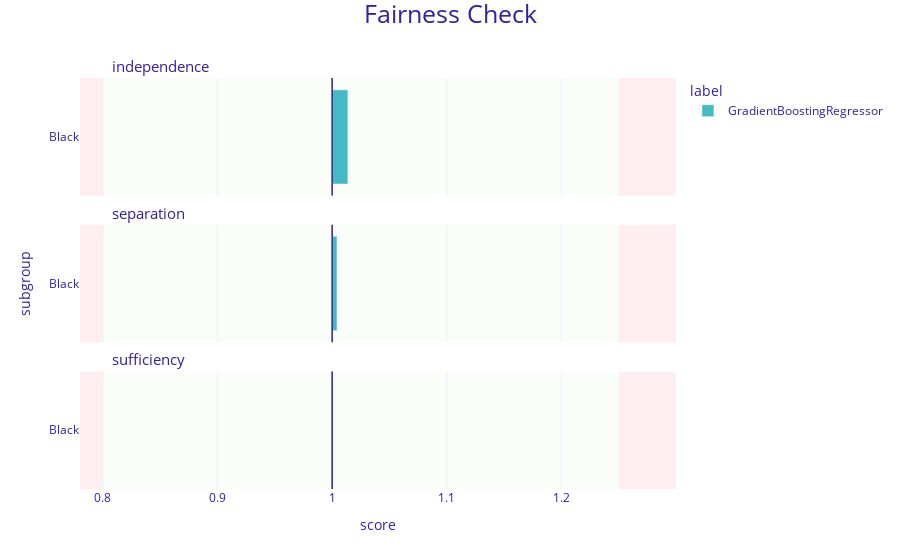
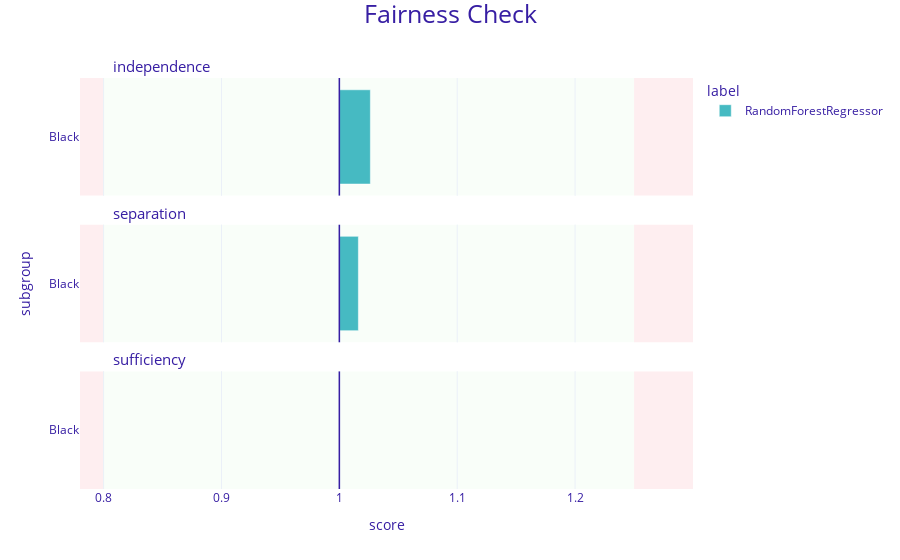
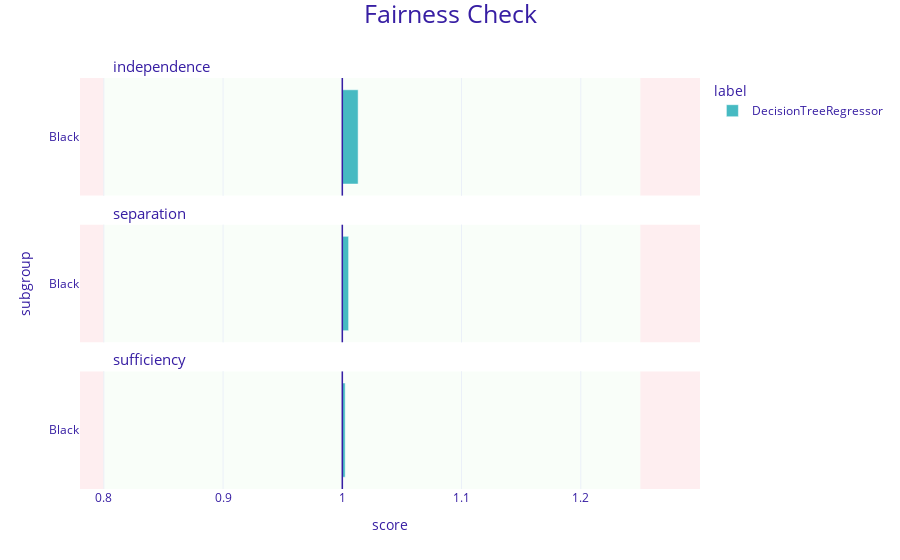

Notebook source saved alongside these figures, in order:
### Code cell
fobject1.plot(fobject2.plot(),fobject3.plot(),fobject4.plot())

### Figure 1 — Plotly figure (JSON) as saved in the notebook; plotly's stock layout.template omitted (floating-point values rounded to 4 significant figures)
{"data": [{"alignmentgroup": "True", "customdata": [["Black", 1.014, "GradientBoostingRegressor"]], "hovertemplate": "<b>%{customdata[2]}</b><br>Subgroup: %{customdata[0]}<br>Score: %{customdata[1]}<br><extra></extra>", "legendgroup": "GradientBoostingRegressor", "marker": {"color": "#46bac2", "pattern": {"shape": ""}}, "name": "GradientBoostingRegressor", "offsetgroup": "GradientBoostingRegressor", "orientation": "h", "showlegend": true, "textposition": "auto", "type": "bar", "x": [0.01372], "xaxis": "x3", "y": [0.5], "yaxis": "y3"}, {"alignmentgroup": "True", "customdata": [["Black", 1.004, "GradientBoostingRegressor"]], "hovertemplate": "<b>%{customdata[2]}</b><br>Subgroup: %{customdata[0]}<br>Score: %{customdata[1]}<br><extra></extra>", "legendgroup": "GradientBoostingRegressor", "marker": {"color": "#46bac2", "pattern": {"shape": ""}}, "name": "GradientBoostingRegressor", "offsetgroup": "GradientBoostingRegressor", "orientation": "h", "showlegend": false, "textposition": "auto", "type": "bar", "x": [0.004254], "xaxis": "x2", "y": [0.5], "yaxis": "y2"}, {"alignmentgroup": "True", "customdata": [["Black", 1.001, "GradientBoostingRegressor"]], "hovertemplate": "<b>%{customdata[2]}</b><br>Subgroup: %{customdata[0]}<br>Score: %{customdata[1]}<br><extra></extra>", "legendgroup": "GradientBoostingRegressor", "marker": {"color": "#46bac2", "pattern": {"shape": ""}}, "name": "GradientBoostingRegressor", "offsetgroup": "GradientBoostingRegressor", "orientation": "h", "showlegend": false, "textposition": "auto", "type": "bar", "x": [0.0007984], "xaxis": "x", "y": [0.5], "yaxis": "y"}], "layout": {"annotations": [{"font": {"size": 15}, "showarrow": false, "text": "sufficiency", "x": 0.05, "xanchor": "left", "xref": "paper", "y": 0.2867, "yanchor": "bottom", "yref": "paper"}, {"font": {"size": 15}, "showarrow": false, "text": "separation", "x": 0.05, "xanchor": "left", "xref": "paper", "y": 0.6433, "yanchor": "bottom", "yref": "paper"}, {"font": {"size": 15}, "showarrow": false, "text": "independence", "x": 0.05, "xanchor": "left", "xref": "paper", "y": 1.0, "yanchor": "bottom", "yref": "paper"}], "barmode": "group", "font": {"color": "#371ea3"}, "legend": {"title": {"text": "label"}, "tracegroupgap": 0}, "margin": {"b": 71, "r": 30, "t": 78}, "shapes": [{"fillcolor": "#f05a71", "layer": "below", "line": {"width": 0}, "opacity": 0.1, "type": "rect", "x0": 0.25, "x1": 0.3, "xref": "x", "y0": 0, "y1": 1, "yref": "y"}, {"fillcolor": "#f05a71", "layer": "below", "line": {"width": 0}, "opacity": 0.1, "type": "rect", "x0": -0.22, "x1": -0.2, "xref": "x", "y0": 0, "y1": 1, "yref": "y"}, {"fillcolor": "#c7f5bf", "layer": "below", "line": {"width": 0}, "opacity": 0.1, "type": "rect", "x0": -0.2, "x1": 0.25, "xref": "x", "y0": 0, "y1": 1, "yref": "y"}, {"line": {"color": "#371ea3", "width": 1.5}, "type": "line", "x0": 0, "x1": 0, "xref": "x", "y0": 0, "y1": 1, "yref": "y"}, {"fillcolor": "#f05a71", "layer": "below", "line": {"width": 0}, "opacity": 0.1, "type": "rect", "x0": 0.25, "x1": 0.3, "xref": "x", "y0": 0, "y1": 1, "yref": "y2"}, {"fillcolor": "#f05a71", "layer": "below", "line": {"width": 0}, "opacity": 0.1, "type": "rect", "x0": -0.22, "x1": -0.2, "xref": "x", "y0": 0, "y1": 1, "yref": "y2"}, {"fillcolor": "#c7f5bf", "layer": "below", "line": {"width": 0}, "opacity": 0.1, "type": "rect", "x0": -0.2, "x1": 0.25, "xref": "x", "y0": 0, "y1": 1, "yref": "y2"}, {"line": {"color": "#371ea3", "width": 1.5}, "type": "line", "x0": 0, "x1": 0, "xref": "x", "y0": 0, "y1": 1, "yref": "y2"}, {"fillcolor": "#f05a71", "layer": "below", "line": {"width": 0}, "opacity": 0.1, "type": "rect", "x0": 0.25, "x1": 0.3, "xref": "x", "y0": 0, "y1": 1, "yref": "y3"}, {"fillcolor": "#f05a71", "layer": "below", "line": {"width": 0}, "opacity": 0.1, "type": "rect", "x0": -0.22, "x1": -0.2, "xref": "x", "y0": 0, "y1": 1, "yref": "y3"}, {"fillcolor": "#c7f5bf", "layer": "below", "line": {"width": 0}, "opacity": 0.1, "type": "rect", "x0": -0.2, "x1": 0.25, "xref": "x", "y0": 0, "y1": 1, "yref": "y3"}, {"line": {"color": "#371ea3", "width": 1.5}, "type": "line", "x0": 0, "x1": 0, "xref": "x", "y0": 0, "y1": 1, "yref": "y3"}], "title": {"font": {"size": 25}, "text": "Fairness Check", "x": 0.5, "y": 0.99}, "xaxis": {"anchor": "y", "domain": [0, 1], "range": [-0.22, 0.3], "ticktext": [0.7, 0.8, 0.9, 1, 1.1, 1.2, 1], "tickvals": [-0.3, -0.2, -0.1, 0, 0.1, 0.2, 0], "title": {"text": "score"}}, "xaxis2": {"anchor": "y2", "domain": [0, 1], "matches": "x", "range": [-0.22, 0.3], "showticklabels": false, "ticktext": [0.7, 0.8, 0.9, 1, 1.1, 1.2, 1], "tickvals": [-0.3, -0.2, -0.1, 0, 0.1, 0.2, 0]}, "xaxis3": {"anchor": "y3", "domain": [0, 1], "matches": "x", "range": [-0.22, 0.3], "showticklabels": false, "ticktext": [0.7, 0.8, 0.9, 1, 1.1, 1.2, 1], "tickvals": [-0.3, -0.2, -0.1, 0, 0.1, 0.2, 0]}, "yaxis": {"anchor": "x", "domain": [0, 0.2867], "range": [0, 1], "showgrid": false, "ticktext": ["Black"], "tickvals": [0.5], "title": {"text": ""}, "zeroline": false}, "yaxis2": {"anchor": "x2", "domain": [0.3567, 0.6433], "matches": "y", "range": [0, 1], "showgrid": false, "ticktext": ["Black"], "tickvals": [0.5], "title": {"text": "subgroup"}, "zeroline": false}, "yaxis3": {"anchor": "x3", "domain": [0.7133, 1.0], "matches": "y", "range": [0, 1], "showgrid": false, "ticktext": ["Black"], "tickvals": [0.5], "title": {"text": ""}, "zeroline": false}}}

### Figure 2 — Plotly figure (JSON) as saved in the notebook; plotly's stock layout.template omitted (floating-point values rounded to 4 significant figures)
{"data": [{"alignmentgroup": "True", "customdata": [["Black", 1.026, "RandomForestRegressor"]], "hovertemplate": "<b>%{customdata[2]}</b><br>Subgroup: %{customdata[0]}<br>Score: %{customdata[1]}<br><extra></extra>", "legendgroup": "RandomForestRegressor", "marker": {"color": "#46bac2", "pattern": {"shape": ""}}, "name": "RandomForestRegressor", "offsetgroup": "RandomForestRegressor", "orientation": "h", "showlegend": true, "textposition": "auto", "type": "bar", "x": [0.0263], "xaxis": "x3", "y": [0.5], "yaxis": "y3"}, {"alignmentgroup": "True", "customdata": [["Black", 1.016, "RandomForestRegressor"]], "hovertemplate": "<b>%{customdata[2]}</b><br>Subgroup: %{customdata[0]}<br>Score: %{customdata[1]}<br><extra></extra>", "legendgroup": "RandomForestRegressor", "marker": {"color": "#46bac2", "pattern": {"shape": ""}}, "name": "RandomForestRegressor", "offsetgroup": "RandomForestRegressor", "orientation": "h", "showlegend": false, "textposition": "auto", "type": "bar", "x": [0.01613], "xaxis": "x2", "y": [0.5], "yaxis": "y2"}, {"alignmentgroup": "True", "customdata": [["Black", 1, "RandomForestRegressor"]], "hovertemplate": "<b>%{customdata[2]}</b><br>Subgroup: %{customdata[0]}<br>Score: %{customdata[1]}<br><extra></extra>", "legendgroup": "RandomForestRegressor", "marker": {"color": "#46bac2", "pattern": {"shape": ""}}, "name": "RandomForestRegressor", "offsetgroup": "RandomForestRegressor", "orientation": "h", "showlegend": false, "textposition": "auto", "type": "bar", "x": [0.0001167], "xaxis": "x", "y": [0.5], "yaxis": "y"}], "layout": {"annotations": [{"font": {"size": 15}, "showarrow": false, "text": "sufficiency", "x": 0.05, "xanchor": "left", "xref": "paper", "y": 0.2867, "yanchor": "bottom", "yref": "paper"}, {"font": {"size": 15}, "showarrow": false, "text": "separation", "x": 0.05, "xanchor": "left", "xref": "paper", "y": 0.6433, "yanchor": "bottom", "yref": "paper"}, {"font": {"size": 15}, "showarrow": false, "text": "independence", "x": 0.05, "xanchor": "left", "xref": "paper", "y": 1.0, "yanchor": "bottom", "yref": "paper"}], "barmode": "group", "font": {"color": "#371ea3"}, "legend": {"title": {"text": "label"}, "tracegroupgap": 0}, "margin": {"b": 71, "r": 30, "t": 78}, "shapes": [{"fillcolor": "#f05a71", "layer": "below", "line": {"width": 0}, "opacity": 0.1, "type": "rect", "x0": 0.25, "x1": 0.3, "xref": "x", "y0": 0, "y1": 1, "yref": "y"}, {"fillcolor": "#f05a71", "layer": "below", "line": {"width": 0}, "opacity": 0.1, "type": "rect", "x0": -0.22, "x1": -0.2, "xref": "x", "y0": 0, "y1": 1, "yref": "y"}, {"fillcolor": "#c7f5bf", "layer": "below", "line": {"width": 0}, "opacity": 0.1, "type": "rect", "x0": -0.2, "x1": 0.25, "xref": "x", "y0": 0, "y1": 1, "yref": "y"}, {"line": {"color": "#371ea3", "width": 1.5}, "type": "line", "x0": 0, "x1": 0, "xref": "x", "y0": 0, "y1": 1, "yref": "y"}, {"fillcolor": "#f05a71", "layer": "below", "line": {"width": 0}, "opacity": 0.1, "type": "rect", "x0": 0.25, "x1": 0.3, "xref": "x", "y0": 0, "y1": 1, "yref": "y2"}, {"fillcolor": "#f05a71", "layer": "below", "line": {"width": 0}, "opacity": 0.1, "type": "rect", "x0": -0.22, "x1": -0.2, "xref": "x", "y0": 0, "y1": 1, "yref": "y2"}, {"fillcolor": "#c7f5bf", "layer": "below", "line": {"width": 0}, "opacity": 0.1, "type": "rect", "x0": -0.2, "x1": 0.25, "xref": "x", "y0": 0, "y1": 1, "yref": "y2"}, {"line": {"color": "#371ea3", "width": 1.5}, "type": "line", "x0": 0, "x1": 0, "xref": "x", "y0": 0, "y1": 1, "yref": "y2"}, {"fillcolor": "#f05a71", "layer": "below", "line": {"width": 0}, "opacity": 0.1, "type": "rect", "x0": 0.25, "x1": 0.3, "xref": "x", "y0": 0, "y1": 1, "yref": "y3"}, {"fillcolor": "#f05a71", "layer": "below", "line": {"width": 0}, "opacity": 0.1, "type": "rect", "x0": -0.22, "x1": -0.2, "xref": "x", "y0": 0, "y1": 1, "yref": "y3"}, {"fillcolor": "#c7f5bf", "layer": "below", "line": {"width": 0}, "opacity": 0.1, "type": "rect", "x0": -0.2, "x1": 0.25, "xref": "x", "y0": 0, "y1": 1, "yref": "y3"}, {"line": {"color": "#371ea3", "width": 1.5}, "type": "line", "x0": 0, "x1": 0, "xref": "x", "y0": 0, "y1": 1, "yref": "y3"}], "title": {"font": {"size": 25}, "text": "Fairness Check", "x": 0.5, "y": 0.99}, "xaxis": {"anchor": "y", "domain": [0, 1], "range": [-0.22, 0.3], "ticktext": [0.7, 0.8, 0.9, 1, 1.1, 1.2, 1], "tickvals": [-0.3, -0.2, -0.1, 0, 0.1, 0.2, 0], "title": {"text": "score"}}, "xaxis2": {"anchor": "y2", "domain": [0, 1], "matches": "x", "range": [-0.22, 0.3], "showticklabels": false, "ticktext": [0.7, 0.8, 0.9, 1, 1.1, 1.2, 1], "tickvals": [-0.3, -0.2, -0.1, 0, 0.1, 0.2, 0]}, "xaxis3": {"anchor": "y3", "domain": [0, 1], "matches": "x", "range": [-0.22, 0.3], "showticklabels": false, "ticktext": [0.7, 0.8, 0.9, 1, 1.1, 1.2, 1], "tickvals": [-0.3, -0.2, -0.1, 0, 0.1, 0.2, 0]}, "yaxis": {"anchor": "x", "domain": [0, 0.2867], "range": [0, 1], "showgrid": false, "ticktext": ["Black"], "tickvals": [0.5], "title": {"text": ""}, "zeroline": false}, "yaxis2": {"anchor": "x2", "domain": [0.3567, 0.6433], "matches": "y", "range": [0, 1], "showgrid": false, "ticktext": ["Black"], "tickvals": [0.5], "title": {"text": "subgroup"}, "zeroline": false}, "yaxis3": {"anchor": "x3", "domain": [0.7133, 1.0], "matches": "y", "range": [0, 1], "showgrid": false, "ticktext": ["Black"], "tickvals": [0.5], "title": {"text": ""}, "zeroline": false}}}

### Figure 3 — Plotly figure (JSON) as saved in the notebook; plotly's stock layout.template omitted (floating-point values rounded to 4 significant figures)
{"data": [{"alignmentgroup": "True", "customdata": [["Black", 1.013, "DecisionTreeRegressor"]], "hovertemplate": "<b>%{customdata[2]}</b><br>Subgroup: %{customdata[0]}<br>Score: %{customdata[1]}<br><extra></extra>", "legendgroup": "DecisionTreeRegressor", "marker": {"color": "#46bac2", "pattern": {"shape": ""}}, "name": "DecisionTreeRegressor", "offsetgroup": "DecisionTreeRegressor", "orientation": "h", "showlegend": true, "textposition": "auto", "type": "bar", "x": [0.01327], "xaxis": "x3", "y": [0.5], "yaxis": "y3"}, {"alignmentgroup": "True", "customdata": [["Black", 1.005, "DecisionTreeRegressor"]], "hovertemplate": "<b>%{customdata[2]}</b><br>Subgroup: %{customdata[0]}<br>Score: %{customdata[1]}<br><extra></extra>", "legendgroup": "DecisionTreeRegressor", "marker": {"color": "#46bac2", "pattern": {"shape": ""}}, "name": "DecisionTreeRegressor", "offsetgroup": "DecisionTreeRegressor", "orientation": "h", "showlegend": false, "textposition": "auto", "type": "bar", "x": [0.005295], "xaxis": "x2", "y": [0.5], "yaxis": "y2"}, {"alignmentgroup": "True", "customdata": [["Black", 1.002, "DecisionTreeRegressor"]], "hovertemplate": "<b>%{customdata[2]}</b><br>Subgroup: %{customdata[0]}<br>Score: %{customdata[1]}<br><extra></extra>", "legendgroup": "DecisionTreeRegressor", "marker": {"color": "#46bac2", "pattern": {"shape": ""}}, "name": "DecisionTreeRegressor", "offsetgroup": "DecisionTreeRegressor", "orientation": "h", "showlegend": false, "textposition": "auto", "type": "bar", "x": [0.002409], "xaxis": "x", "y": [0.5], "yaxis": "y"}], "layout": {"annotations": [{"font": {"size": 15}, "showarrow": false, "text": "sufficiency", "x": 0.05, "xanchor": "left", "xref": "paper", "y": 0.2867, "yanchor": "bottom", "yref": "paper"}, {"font": {"size": 15}, "showarrow": false, "text": "separation", "x": 0.05, "xanchor": "left", "xref": "paper", "y": 0.6433, "yanchor": "bottom", "yref": "paper"}, {"font": {"size": 15}, "showarrow": false, "text": "independence", "x": 0.05, "xanchor": "left", "xref": "paper", "y": 1.0, "yanchor": "bottom", "yref": "paper"}], "barmode": "group", "font": {"color": "#371ea3"}, "legend": {"title": {"text": "label"}, "tracegroupgap": 0}, "margin": {"b": 71, "r": 30, "t": 78}, "shapes": [{"fillcolor": "#f05a71", "layer": "below", "line": {"width": 0}, "opacity": 0.1, "type": "rect", "x0": 0.25, "x1": 0.3, "xref": "x", "y0": 0, "y1": 1, "yref": "y"}, {"fillcolor": "#f05a71", "layer": "below", "line": {"width": 0}, "opacity": 0.1, "type": "rect", "x0": -0.22, "x1": -0.2, "xref": "x", "y0": 0, "y1": 1, "yref": "y"}, {"fillcolor": "#c7f5bf", "layer": "below", "line": {"width": 0}, "opacity": 0.1, "type": "rect", "x0": -0.2, "x1": 0.25, "xref": "x", "y0": 0, "y1": 1, "yref": "y"}, {"line": {"color": "#371ea3", "width": 1.5}, "type": "line", "x0": 0, "x1": 0, "xref": "x", "y0": 0, "y1": 1, "yref": "y"}, {"fillcolor": "#f05a71", "layer": "below", "line": {"width": 0}, "opacity": 0.1, "type": "rect", "x0": 0.25, "x1": 0.3, "xref": "x", "y0": 0, "y1": 1, "yref": "y2"}, {"fillcolor": "#f05a71", "layer": "below", "line": {"width": 0}, "opacity": 0.1, "type": "rect", "x0": -0.22, "x1": -0.2, "xref": "x", "y0": 0, "y1": 1, "yref": "y2"}, {"fillcolor": "#c7f5bf", "layer": "below", "line": {"width": 0}, "opacity": 0.1, "type": "rect", "x0": -0.2, "x1": 0.25, "xref": "x", "y0": 0, "y1": 1, "yref": "y2"}, {"line": {"color": "#371ea3", "width": 1.5}, "type": "line", "x0": 0, "x1": 0, "xref": "x", "y0": 0, "y1": 1, "yref": "y2"}, {"fillcolor": "#f05a71", "layer": "below", "line": {"width": 0}, "opacity": 0.1, "type": "rect", "x0": 0.25, "x1": 0.3, "xref": "x", "y0": 0, "y1": 1, "yref": "y3"}, {"fillcolor": "#f05a71", "layer": "below", "line": {"width": 0}, "opacity": 0.1, "type": "rect", "x0": -0.22, "x1": -0.2, "xref": "x", "y0": 0, "y1": 1, "yref": "y3"}, {"fillcolor": "#c7f5bf", "layer": "below", "line": {"width": 0}, "opacity": 0.1, "type": "rect", "x0": -0.2, "x1": 0.25, "xref": "x", "y0": 0, "y1": 1, "yref": "y3"}, {"line": {"color": "#371ea3", "width": 1.5}, "type": "line", "x0": 0, "x1": 0, "xref": "x", "y0": 0, "y1": 1, "yref": "y3"}], "title": {"font": {"size": 25}, "text": "Fairness Check", "x": 0.5, "y": 0.99}, "xaxis": {"anchor": "y", "domain": [0, 1], "range": [-0.22, 0.3], "ticktext": [0.7, 0.8, 0.9, 1, 1.1, 1.2, 1], "tickvals": [-0.3, -0.2, -0.1, 0, 0.1, 0.2, 0], "title": {"text": "score"}}, "xaxis2": {"anchor": "y2", "domain": [0, 1], "matches": "x", "range": [-0.22, 0.3], "showticklabels": false, "ticktext": [0.7, 0.8, 0.9, 1, 1.1, 1.2, 1], "tickvals": [-0.3, -0.2, -0.1, 0, 0.1, 0.2, 0]}, "xaxis3": {"anchor": "y3", "domain": [0, 1], "matches": "x", "range": [-0.22, 0.3], "showticklabels": false, "ticktext": [0.7, 0.8, 0.9, 1, 1.1, 1.2, 1], "tickvals": [-0.3, -0.2, -0.1, 0, 0.1, 0.2, 0]}, "yaxis": {"anchor": "x", "domain": [0, 0.2867], "range": [0, 1], "showgrid": false, "ticktext": ["Black"], "tickvals": [0.5], "title": {"text": ""}, "zeroline": false}, "yaxis2": {"anchor": "x2", "domain": [0.3567, 0.6433], "matches": "y", "range": [0, 1], "showgrid": false, "ticktext": ["Black"], "tickvals": [0.5], "title": {"text": "subgroup"}, "zeroline": false}, "yaxis3": {"anchor": "x3", "domain": [0.7133, 1.0], "matches": "y", "range": [0, 1], "showgrid": false, "ticktext": ["Black"], "tickvals": [0.5], "title": {"text": ""}, "zeroline": false}}}
